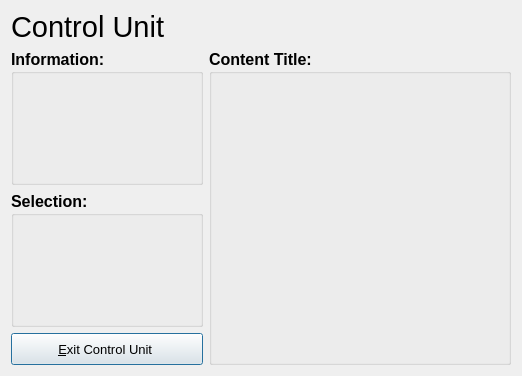
<?xml version="1.0" encoding="UTF-8"?>
<ui version="4.0">
 <class>ControlUnit_Dialog</class>
 <widget class="QDialog" name="ControlUnit_Dialog">
  <property name="windowModality">
   <enum>Qt::ApplicationModal</enum>
  </property>
  <property name="geometry">
   <rect>
    <x>0</x>
    <y>0</y>
    <width>518</width>
    <height>376</height>
   </rect>
  </property>
  <property name="windowTitle">
   <string>Control Unit</string>
  </property>
  <layout class="QGridLayout" name="main_verticalLayout">
   <item row="0" column="0">
    <widget class="QLabel" name="title_label">
     <property name="minimumSize">
      <size>
       <width>500</width>
       <height>32</height>
      </size>
     </property>
     <property name="maximumSize">
      <size>
       <width>16777215</width>
       <height>32</height>
      </size>
     </property>
     <property name="font">
      <font>
       <pointsize>22</pointsize>
      </font>
     </property>
     <property name="text">
      <string>Control Unit</string>
     </property>
    </widget>
   </item>
   <item row="1" column="0">
    <layout class="QHBoxLayout" name="horizontalLayout">
     <item>
      <layout class="QGridLayout" name="gridLayout_2">
       <property name="rightMargin">
        <number>0</number>
       </property>
       <item row="0" column="0">
        <widget class="QGroupBox" name="information_groupBox">
         <property name="sizePolicy">
          <sizepolicy hsizetype="Fixed" vsizetype="MinimumExpanding">
           <horstretch>0</horstretch>
           <verstretch>0</verstretch>
          </sizepolicy>
         </property>
         <property name="minimumSize">
          <size>
           <width>192</width>
           <height>0</height>
          </size>
         </property>
         <property name="maximumSize">
          <size>
           <width>192</width>
           <height>16777215</height>
          </size>
         </property>
         <property name="font">
          <font>
           <pointsize>12</pointsize>
           <weight>75</weight>
           <bold>true</bold>
          </font>
         </property>
         <property name="title">
          <string>Information:</string>
         </property>
        </widget>
       </item>
       <item row="1" column="0">
        <widget class="QGroupBox" name="selection_groupBox">
         <property name="sizePolicy">
          <sizepolicy hsizetype="Fixed" vsizetype="MinimumExpanding">
           <horstretch>0</horstretch>
           <verstretch>0</verstretch>
          </sizepolicy>
         </property>
         <property name="minimumSize">
          <size>
           <width>192</width>
           <height>0</height>
          </size>
         </property>
         <property name="maximumSize">
          <size>
           <width>192</width>
           <height>16777215</height>
          </size>
         </property>
         <property name="font">
          <font>
           <pointsize>12</pointsize>
           <weight>75</weight>
           <bold>true</bold>
          </font>
         </property>
         <property name="title">
          <string>Selection:</string>
         </property>
         <property name="alignment">
          <set>Qt::AlignLeading|Qt::AlignLeft|Qt::AlignTop</set>
         </property>
         <layout class="QHBoxLayout" name="selection_horizontalLayout">
          <property name="spacing">
           <number>0</number>
          </property>
          <property name="leftMargin">
           <number>0</number>
          </property>
          <property name="topMargin">
           <number>0</number>
          </property>
          <property name="rightMargin">
           <number>0</number>
          </property>
          <property name="bottomMargin">
           <number>10</number>
          </property>
          <item>
           <spacer name="horizontalSpacer">
            <property name="orientation">
             <enum>Qt::Horizontal</enum>
            </property>
            <property name="sizeHint" stdset="0">
             <size>
              <width>0</width>
              <height>20</height>
             </size>
            </property>
           </spacer>
          </item>
          <item>
           <layout class="QVBoxLayout" name="selButtons_verticalLayout">
            <property name="spacing">
             <number>6</number>
            </property>
            <property name="leftMargin">
             <number>0</number>
            </property>
            <property name="rightMargin">
             <number>0</number>
            </property>
            <property name="bottomMargin">
             <number>0</number>
            </property>
            <item>
             <spacer name="verticalSpacer">
              <property name="orientation">
               <enum>Qt::Vertical</enum>
              </property>
              <property name="sizeType">
               <enum>QSizePolicy::MinimumExpanding</enum>
              </property>
              <property name="sizeHint" stdset="0">
               <size>
                <width>100</width>
                <height>0</height>
               </size>
              </property>
             </spacer>
            </item>
           </layout>
          </item>
          <item>
           <spacer name="horizontalSpacer_2">
            <property name="orientation">
             <enum>Qt::Horizontal</enum>
            </property>
            <property name="sizeHint" stdset="0">
             <size>
              <width>0</width>
              <height>20</height>
             </size>
            </property>
           </spacer>
          </item>
         </layout>
        </widget>
       </item>
       <item row="2" column="0">
        <widget class="QPushButton" name="exit_pushButton">
         <property name="minimumSize">
          <size>
           <width>191</width>
           <height>32</height>
          </size>
         </property>
         <property name="maximumSize">
          <size>
           <width>192</width>
           <height>32</height>
          </size>
         </property>
         <property name="font">
          <font>
           <pointsize>10</pointsize>
          </font>
         </property>
         <property name="text">
          <string>       &amp;Exit Control Unit        </string>
         </property>
         <property name="icon">
          <iconset resource="../../resources/FreeSSM.qrc">
           <normaloff>:/icons/oxygen/32x32/system-shutdown.png</normaloff>:/icons/oxygen/32x32/system-shutdown.png</iconset>
         </property>
         <property name="iconSize">
          <size>
           <width>32</width>
           <height>32</height>
          </size>
         </property>
        </widget>
       </item>
      </layout>
     </item>
     <item>
      <widget class="QGroupBox" name="content_groupBox">
       <property name="sizePolicy">
        <sizepolicy hsizetype="MinimumExpanding" vsizetype="Preferred">
         <horstretch>0</horstretch>
         <verstretch>0</verstretch>
        </sizepolicy>
       </property>
       <property name="minimumSize">
        <size>
         <width>0</width>
         <height>0</height>
        </size>
       </property>
       <property name="font">
        <font>
         <pointsize>12</pointsize>
         <weight>75</weight>
         <bold>true</bold>
        </font>
       </property>
       <property name="title">
        <string>Content Title:</string>
       </property>
       <layout class="QGridLayout" name="content_gridLayout">
        <property name="leftMargin">
         <number>0</number>
        </property>
        <property name="topMargin">
         <number>0</number>
        </property>
        <property name="rightMargin">
         <number>0</number>
        </property>
        <property name="bottomMargin">
         <number>0</number>
        </property>
       </layout>
      </widget>
     </item>
    </layout>
   </item>
  </layout>
 </widget>
 <resources>
  <include location="../../resources/FreeSSM.qrc"/>
 </resources>
 <connections/>
</ui>
